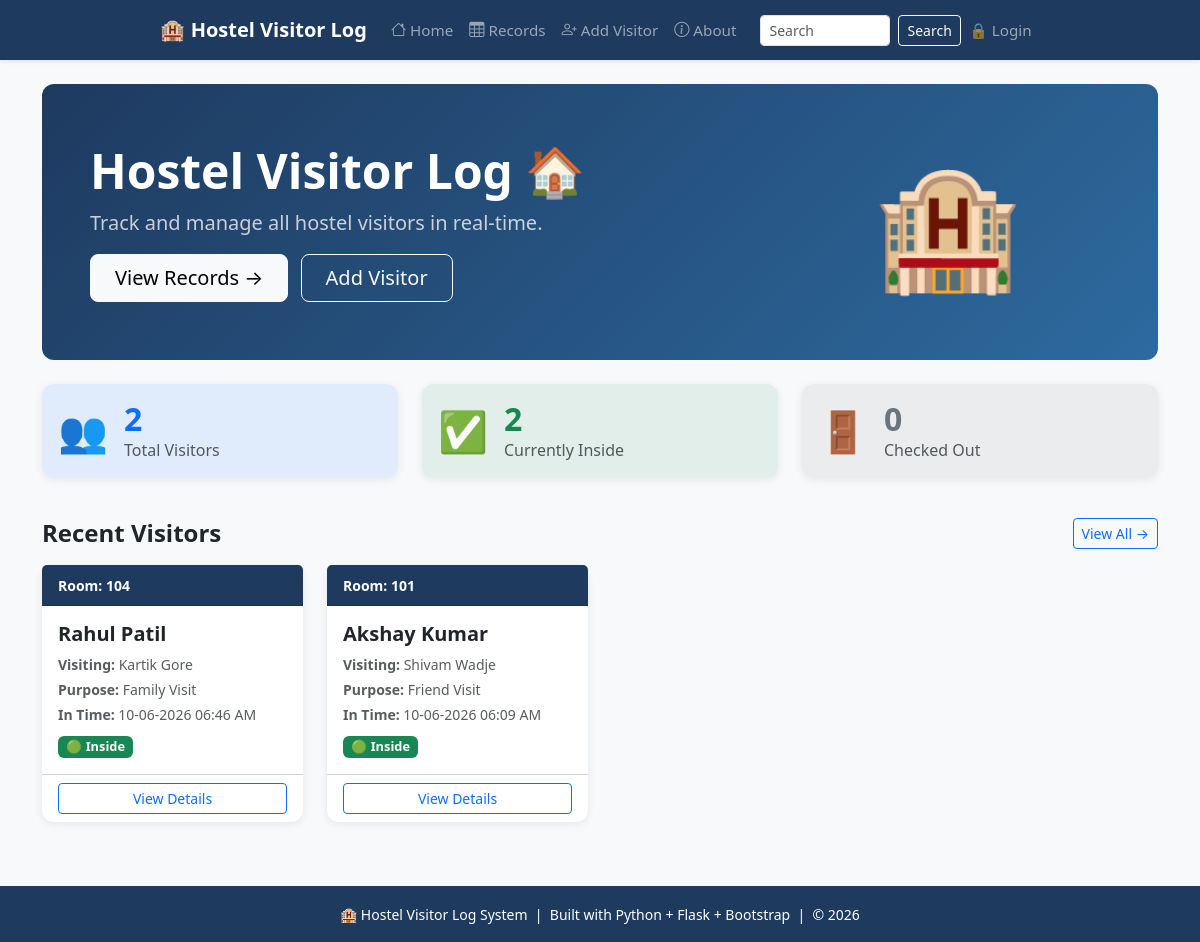
/, run on an earlier commit of the app's database.
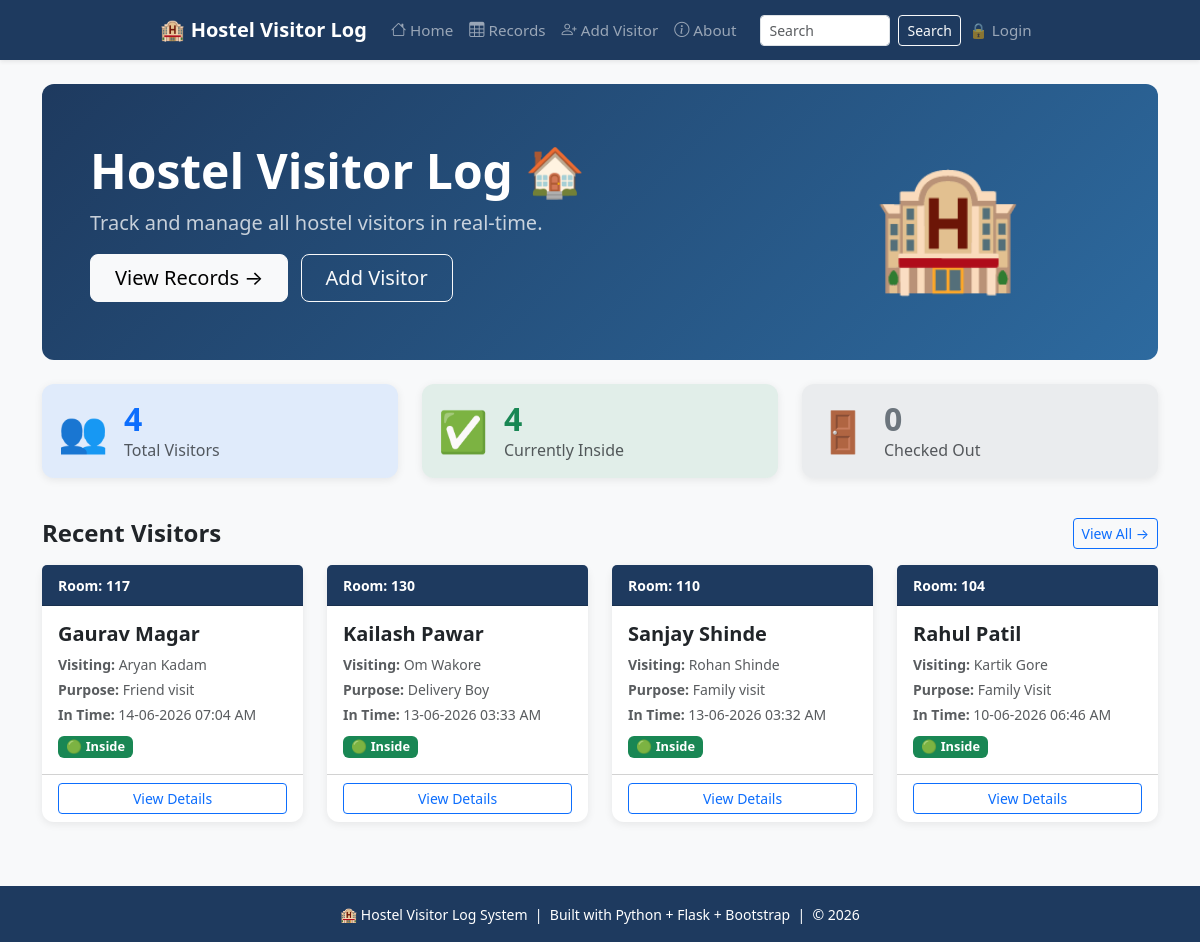
And on a later commit of the database.
### tables this page shows
CREATE TABLE visitors (
            id INTEGER PRIMARY KEY AUTOINCREMENT,
            visitor_name TEXT NOT NULL,
            student_name TEXT NOT NULL,
            room_number TEXT NOT NULL,
            purpose TEXT NOT NULL,
            in_time TEXT NOT NULL,
            out_time TEXT NOT NULL DEFAULT 'Still Inside',
            status TEXT DEFAULT 'Inside'
        );

### app.py (the view)
@app.route('/')
def home():
    conn = get_db()
    visitors = conn.execute("SELECT * FROM visitors ORDER BY id DESC").fetchall()
    rooms = conn.execute("SELECT DISTINCT room_number FROM visitors ORDER BY room_number").fetchall()
    conn.close()
    total_count = len(visitors)
    inside_count = sum(1 for v in visitors if v['status'] == 'Inside')
    checkout_count = total_count - inside_count
    return render_template('home.html',
                         visitors=visitors,
                         total_count=total_count,
                         inside_count=inside_count,
                         checkout_count=checkout_count,
                         rooms=rooms)

### app.py (called while the page is built)
def get_db():
    conn = sqlite3.connect('database.db')
    conn.row_factory = sqlite3.Row
    return conn

@app.context_processor
def inject_user():
    return dict(current_user=session.get('username'))

### templates/home.html (shortened to what this page needs)
{% extends 'base.html' %}
{% block content %}
<div class="hero-section p-5 mb-4">
    <div class="row align-items-center">
        <div class="col-md-8">
            <h1 class="display-5 fw-bold mb-2">
                Hostel Visitor Log 🏠
            </h1>
            <p class="fs-5 opacity-75 mb-3">
                Track and manage all hostel visitors in real-time.
            </p>
            <a href="{{ url_for('records') }}"
               class="btn btn-light btn-lg px-4 me-2">
                View Records →
            </a>
            <a href="{{ url_for('add_visitor') }}"
               class="btn btn-outline-light btn-lg px-4">
                Add Visitor
            </a>
        </div>
        <div class="col-md-4 text-center d-none d-md-block">
            <span style="font-size: 120px;">🏨</span>
        </div>
    </div>
</div>
<div class="row mb-4">
    <div class="col-md-4 mb-3">
        <div class="card stat-card p-3 bg-primary bg-opacity-10">
            <div class="d-flex align-items-center">
                <span style="font-size:40px;">👥</span>
                <div class="ms-3">
                    <h2 class="fw-bold text-primary mb-0">{{ visitors|length }}</h2>
                    <p class="text-muted mb-0">Total Visitors</p>
                </div>
            </div>
        </div>
    </div>
    <div class="col-md-4 mb-3">
        <div class="card stat-card p-3 bg-success bg-opacity-10">
            <div class="d-flex align-items-center">
                <span style="font-size:40px;">✅</span>
                <div class="ms-3">
                    {% set inside = visitors|selectattr('status','equalto','Inside')|list %}
                    <h2 class="fw-bold text-success mb-0">{{ inside|length }}</h2>
                    <p class="text-muted mb-0">Currently Inside</p>
                </div>
            </div>
        </div>
    </div>
    <div class="col-md-4 mb-3">
        <div class="card stat-card p-3 bg-secondary bg-opacity-10">
            <div class="d-flex align-items-center">
                <span style="font-size:40px;">🚪</span>
                <div class="ms-3">
                    {% set checked_out = visitors|selectattr('status','equalto','Checked Out')|list %}
                    <h2 class="fw-bold text-secondary mb-0">{{ checked_out|length }}</h2>
                    <p class="text-muted mb-0">Checked Out</p>
                </div>
            </div>
        </div>
    </div>
</div>
<div class="d-flex justify-content-between align-items-center mb-3">
    <h4 class="fw-bold mb-0">Recent Visitors</h4>
    <a href="{{ url_for('records') }}"
       class="btn btn-sm btn-outline-primary">
        View All →
    </a>
</div>
<div class="row">
    {% for visitor in visitors[:8] %}
    <div class="col-12 col-md-6 col-lg-3 mb-3">
        <div class="card student-card h-100">
            <div class="card-header py-2"
                 style="background-color: #1e3a5f; color:white;">
                <small class="fw-bold">Room: {{ visitor['room_number'] }}</small>
            </div>
            <div class="card-body">
                <h5 class="card-title fw-bold">{{ visitor['visitor_name'] }}</h5>
                <p class="card-text text-muted small mb-1">
                    <strong>Visiting:</strong> {{ visitor['student_name'] }}
                </p>
                <p class="card-text text-muted small mb-1">
                    <strong>Purpose:</strong> {{ visitor['purpose'] }}
                </p>
                <p class="card-text text-muted small mb-2">
                    <strong>In Time:</strong> {{ visitor['in_time'] }}
                </p>
                {% if visitor['status'] == 'Inside' %}
                    <span class="badge bg-success">🟢 Inside</span>
                {% else %}
                    <span class="badge bg-secondary">⚪ Checked Out</span>
                {% endif %}
            </div>
            <div class="card-footer bg-transparent">
                <a href="{{ url_for('details', id=visitor['id']) }}"
                   class="btn btn-sm btn-outline-primary w-100">View Details</a>
            </div>
        </div>
    </div>
    {% endfor %}
</div>
{% endblock %}

What changed in the data, as far as the page shows it:
removed visitors: room_number "101", visitor_name "Akshay Kumar", student_name "Shivam Wadje", purpose "Friend Visit", in_time "10-06-2026 06:09 AM", status "🟢 Inside"
added visitors: room_number "117", visitor_name "Gaurav Magar", student_name "Aryan Kadam", purpose "Friend visit", in_time "14-06-2026 07:04 AM", status "🟢 Inside"
added visitors: room_number "130", visitor_name "Kailash Pawar", student_name "Om Wakore", purpose "Delivery Boy", in_time "13-06-2026 03:33 AM", status "🟢 Inside"
added visitors: room_number "110", visitor_name "Sanjay Shinde", student_name "Rohan Shinde", purpose "Family visit", in_time "13-06-2026 03:32 AM", status "🟢 Inside"
Also different on the page:
{{ visitors|length }}: "2" → "4"
{{ inside|length }}: "2" → "4"
